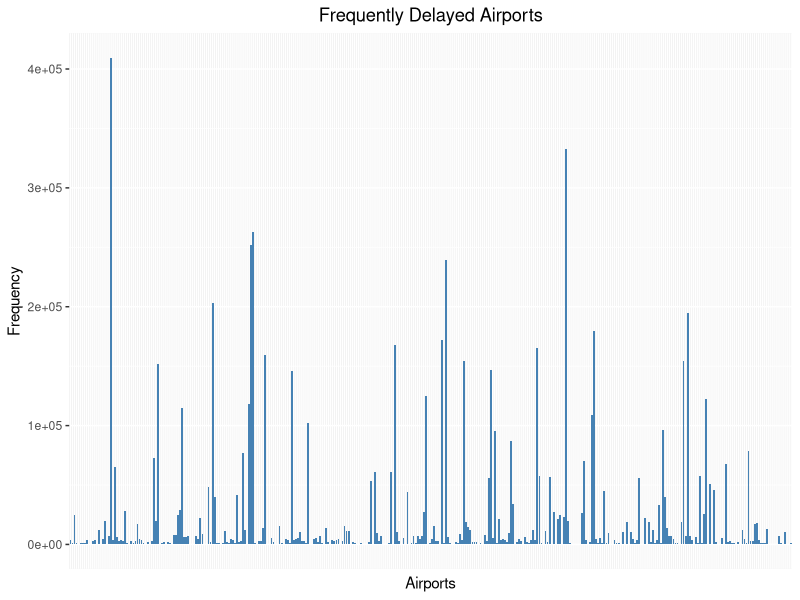
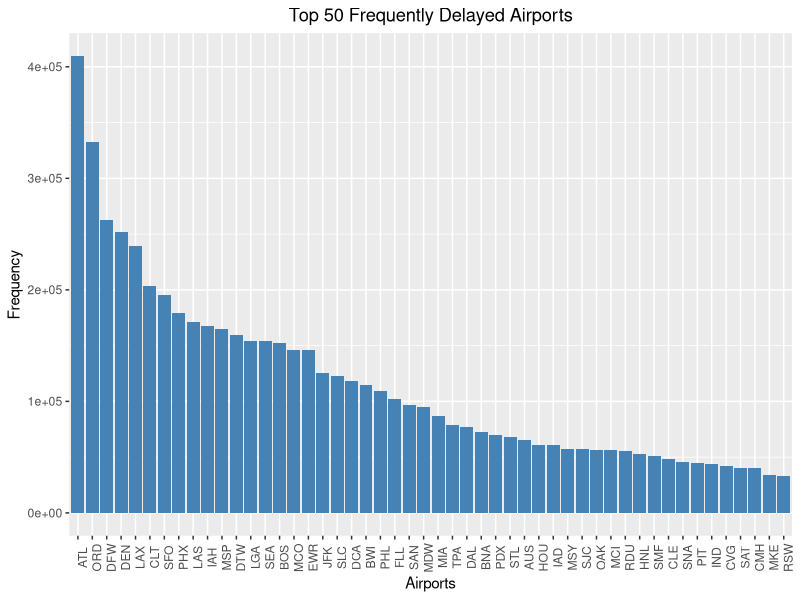
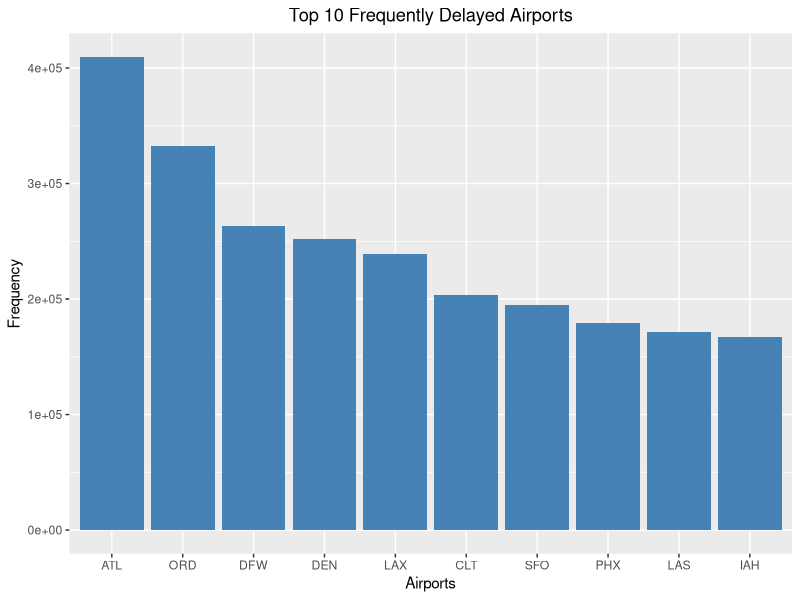
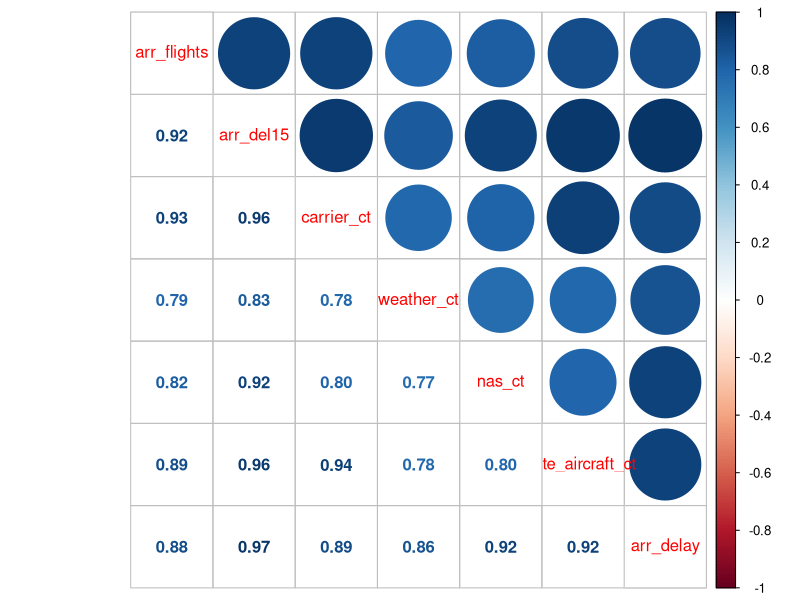
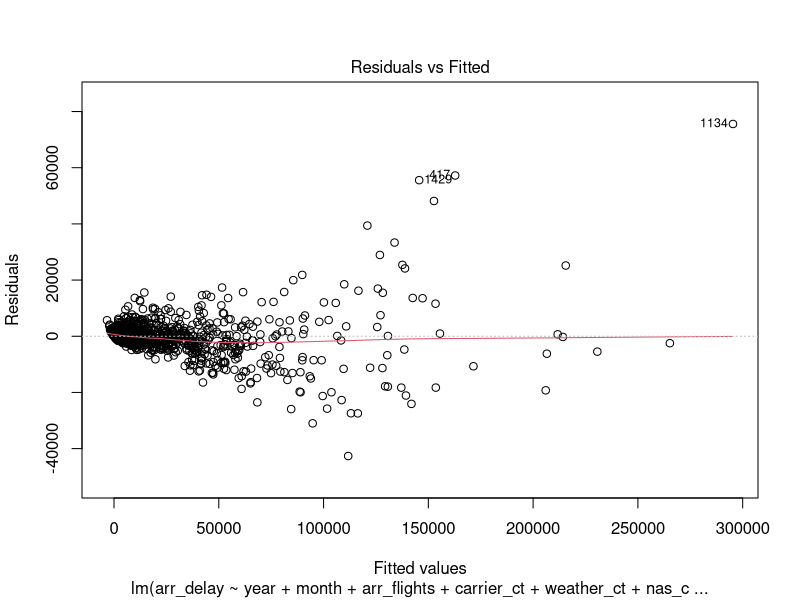
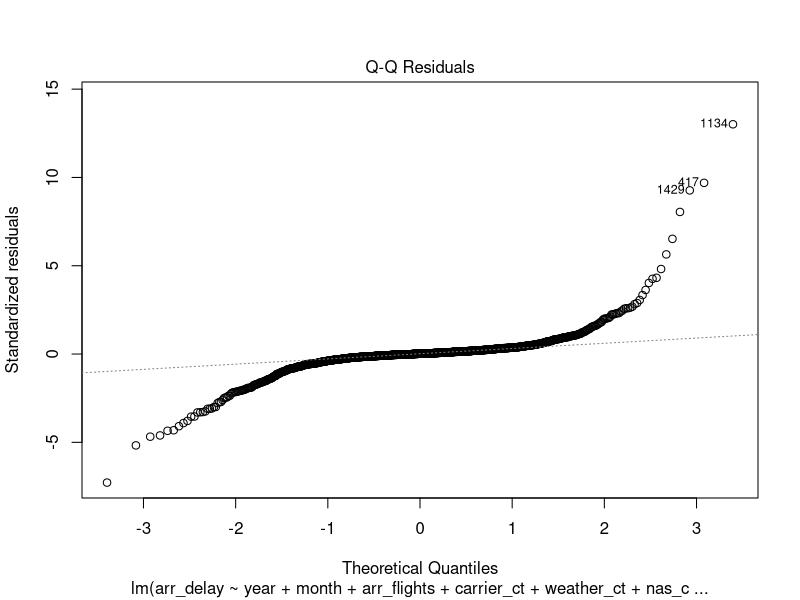
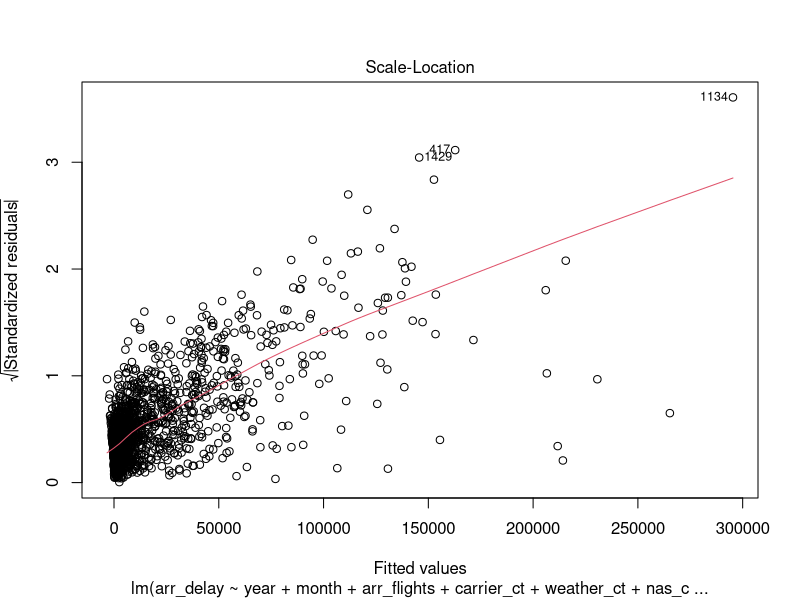
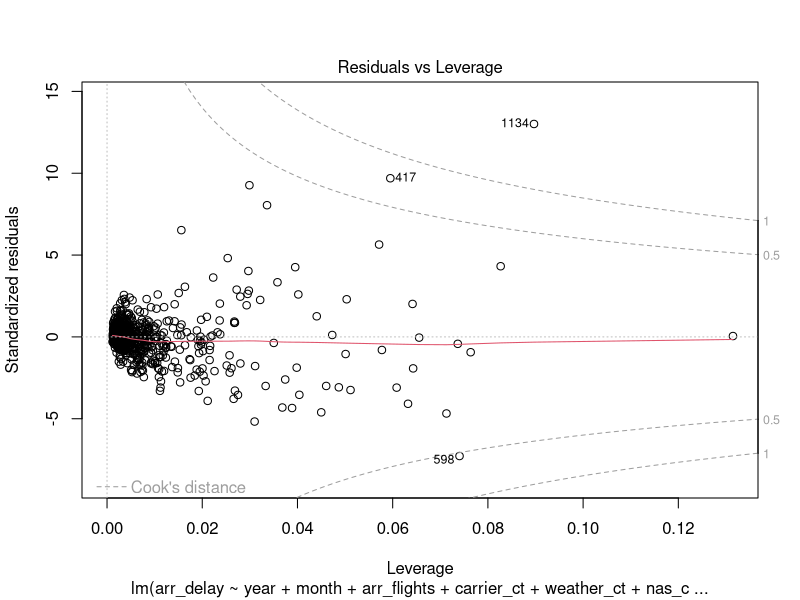

These figures' R source, in order:
library(psych)
library(MASS)
library(corrplot)
library(dplyr)
library(ggplot2)

# Read raw data
## The column name was fixed so no strange "X." prefixes
raw_data <- read.csv("airline_delay_causes.csv")

# Leave only the columns needed
## Group the rows from the same airport into a single record
## Sum up the total flight counts and delayed time
## Omit the N/A values
clean_data <- raw_data %>%
  group_by(year, month, carrier, carrier_name, airport, airport_name) %>% 
  dplyr::select(year, month, carrier, carrier_name, airport, airport_name, arr_flights, arr_del15, carrier_ct,
                      weather_ct, nas_ct, late_aircraft_ct, arr_delay) %>% 
  summarise(arr_flights = sum(arr_flights), arr_del15 = sum(arr_del15), carrier_ct = sum(carrier_ct), 
            weather_ct = sum(weather_ct), nas_ct = sum(nas_ct), late_aircraft_ct = sum(late_aircraft_ct), 
            arr_delay = sum(arr_delay)) %>% 
  na.omit()

# Calculate the min, max, median, and mean.
describe(clean_data)

# Total flights by airport
## All airports
## Sort by descending number of flights
all_airport = clean_data %>% 
  group_by(airport) %>%
  summarise(sum_arr_flight = sum(arr_flights)) %>%
  arrange(desc(sum_arr_flight))

ggplot(all_airport, aes(x = airport, y = sum_arr_flight)) + geom_bar(stat = "identity", fill = "steelblue") +
  ggtitle("Frequently Delayed Airports") + 
  xlab("Airports") +
  ylab("Frequency") +
  theme(plot.title = element_text(hjust = 0.5), axis.text.x = element_blank(), axis.ticks.x = element_blank())

# Top 50
top_50 = clean_data %>% 
  group_by(airport) %>%
  summarise(sum_arr_flight = sum(arr_flights)) %>%
  filter(rank(desc(sum_arr_flight)) <= 50)

ggplot(top_50, aes(x = reorder(airport, -sum_arr_flight), y = sum_arr_flight)) + geom_bar(stat = "identity", fill = "steelblue") +
  ggtitle("Top 50 Frequently Delayed Airports") + 
  xlab("Airports") +
  ylab("Frequency") +
  theme(plot.title = element_text(hjust = 0.5), axis.text.x = element_text(angle = 90, hjust = 0.5))

# Top 10
top_10 = clean_data %>% 
  group_by(airport) %>%
  summarise(sum_arr_flight = sum(arr_flights)) %>%
  filter(rank(desc(sum_arr_flight)) <= 10)

ggplot(top_10, aes(x = reorder(airport, -sum_arr_flight), y = sum_arr_flight)) + geom_bar(stat = "identity", fill = "steelblue") +
  ggtitle("Top 10 Frequently Delayed Airports") + 
  xlab("Airports") +
  ylab("Frequency") +
  theme(plot.title = element_text(hjust = 0.5))
  

# Correlation Plot 
correlation <- cor(clean_data[c('arr_flights', 'arr_del15', 'carrier_ct',
                                'weather_ct', 'nas_ct', 'late_aircraft_ct', 'arr_delay')])
corrplot.mixed(correlation)

# Regression
## Select only the top 10 airport
## Turn the year and month into dummy variables
## Use dummy variable on year, 0 represents 2017, 1 for 2018
top_10_name <- as.vector(top_10$airport)
top_data <- clean_data %>% 
  group_by(airport) %>%
  subset(airport %in% top_10_name) %>% 
  mutate(year = as.numeric((year == 2018)))

## A general linear regression model for all the airports combined
## With all variables considered
all_lm <- lm(arr_delay ~ year + month + arr_flights + carrier_ct + weather_ct + nas_ct +
               late_aircraft_ct, data = top_data)
summary(all_lm)
plot(all_lm)

## Now consider AIC for variable selection
## Use backward selection
step <- stepAIC(all_lm, direction = "backward")
step$anova

## Now for each of the top 3 airports
ATL_data <- top_data %>% 
  subset(airport == 'ATL')
ATL_lm <- lm(arr_delay ~ year + month + arr_flights + carrier_ct + weather_ct + nas_ct +
               late_aircraft_ct, data = ATL_data)
summary(ATL_lm)

ORD_data <- top_data %>% 
  subset(airport == 'ORD')
ORD_lm <- lm(arr_delay ~ year + month + arr_flights + carrier_ct + weather_ct + nas_ct +
               late_aircraft_ct, data = ORD_data)
summary(ORD_lm)

DFW_data <- top_data %>% 
  subset(airport == 'DFW')
DFW_lm <- lm(arr_delay ~ year + month + arr_flights + carrier_ct + weather_ct + nas_ct +
               late_aircraft_ct, data = DFW_data)
summary(DFW_lm)
